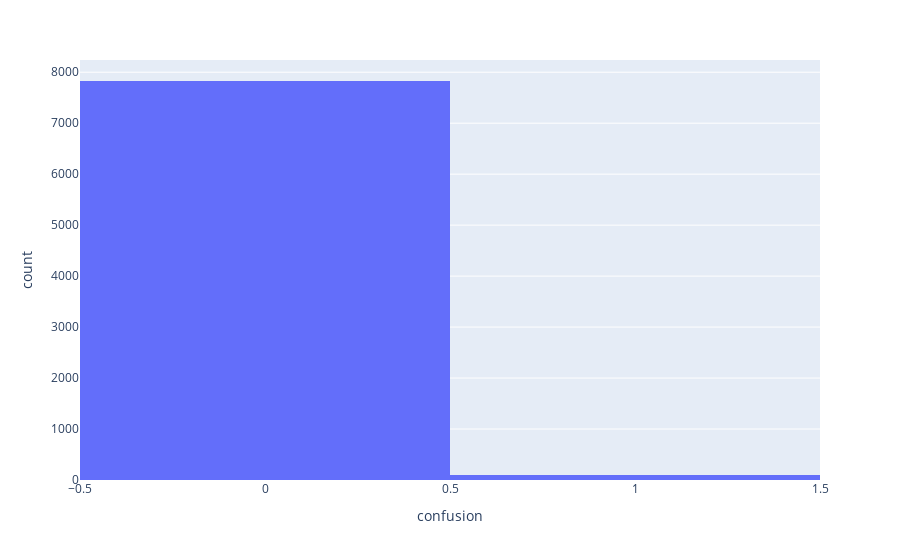

Here is the notebook cell this chart was saved with:
### Code cell
px.histogram(df_binary,
             'confusion')

### Figure 1 — Plotly figure (JSON) as saved in the notebook; plotly's stock layout.template omitted (floating-point values rounded to 4 significant figures; data arrays with more than 128 entries replaced by an {"elided": "..."} marker saying what was removed)
{"data": [{"bingroup": "x", "hovertemplate": "confusion=%{x}<br>count=%{y}<extra></extra>", "legendgroup": "", "marker": {"color": "#636efa", "pattern": {"shape": ""}}, "name": "", "orientation": "v", "showlegend": false, "type": "histogram", "x": {"elided": "7919 int values"}, "xaxis": "x", "yaxis": "y"}], "layout": {"barmode": "relative", "legend": {"tracegroupgap": 0}, "margin": {"t": 60}, "xaxis": {"anchor": "y", "domain": [0, 1], "title": {"text": "confusion"}}, "yaxis": {"anchor": "x", "domain": [0, 1], "title": {"text": "count"}}}}
